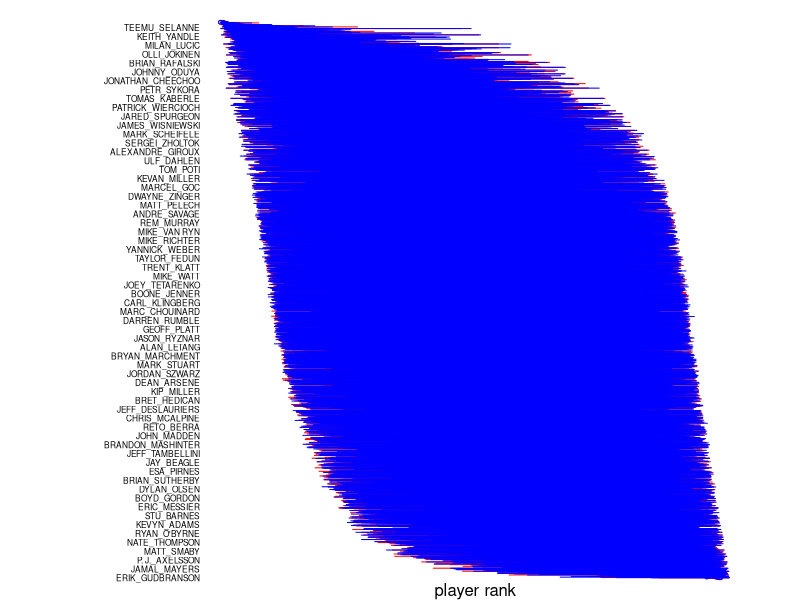

The R script that drew this image:
#*******************************************************************************
#
# Chicago Hockey Analytics: Robert B, Gramacy and Matt Taddy
# Copyright (C) 2013, The University of Chicago
#
# This library is free software; you can redistribute it and/or
# modify it under the terms of the GNU Lesser General Public
# License as published by the Free Software Foundation; either
# version 2.1 of the License, or (at your option) any later version.
#
# This library is distributed in the hope that it will be useful,
# but WITHOUT ANY WARRANTY; without even the implied warranty of
# MERCHANTABILITY or FITNESS FOR A PARTICULAR PURPOSE.  See the GNU
# Lesser General Public License for more details.
#
# You should have received a copy of the GNU Lesser General Public
# License along with this library; if not, write to the Free Software
# Foundation, Inc., 51 Franklin Street, Fifth Floor, Boston, MA  02110-1301  USA
#
# Questions? Contact Robert B. Gramacy (rbgramacy@chicagobooth.edu), or
#                    Matt Taddy (taddy@chicagobooth.edu)
#
#*******************************************************************************


rs <- read.csv("../results/logistic_pranks_betas.csv")

n <- nrow(rs)

prankfile <- paste("../results/prank_all_", 
	format(Sys.time(), "%Y%m%d"), ".pdf", sep="")
pdf(prankfile, height=200)
xrange <- range(rs[,-(1:3)])
par(mai=c(0,2,0.0,0.5), mgp=c(-1,0,0))
plot(rs$TPmed, ((n:1)+0.1), axes=FALSE, col="red", 
	 ylab="", cex=0.5, xlim=xrange, xlab="player rank")
segments(rs$TPq10, ((n:1)+0.1), rs$TPq90, ((n:1)+0.1), col="red")
points(rs$Pmed, ((n:1)-0.1), col="blue", cex=0.5)
segments(rs$Pq10, ((n:1)-0.1), rs$Pq90, ((n:1)-0.1), col="blue")
axis(2, at=(n:1), labels=rs$Player, tick=FALSE, las=2, cex.axis=0.5)
dev.off()
